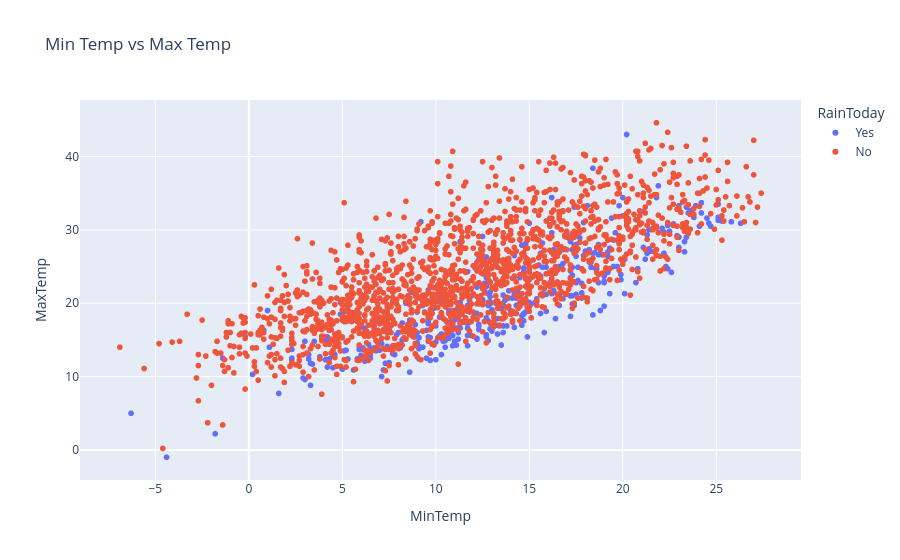

Here is the notebook cell this chart was saved with:
### Code cell
px.scatter(df.sample(2000),x='MinTemp',y='MaxTemp',color='RainToday',title='Min Temp vs Max Temp')

### Figure 1 — Plotly figure (JSON) as saved in the notebook; plotly's stock layout.template omitted (floating-point values rounded to 4 significant figures; data arrays with more than 128 entries replaced by an {"elided": "..."} marker saying what was removed)
{"data": [{"hovertemplate": "RainToday=Yes<br>MinTemp=%{x}<br>MaxTemp=%{y}<extra></extra>", "legendgroup": "Yes", "marker": {"color": "#636efa", "symbol": "circle"}, "mode": "markers", "name": "Yes", "showlegend": true, "type": "scattergl", "x": {"elided": "439 float values"}, "xaxis": "x", "y": {"elided": "439 float values"}, "yaxis": "y"}, {"hovertemplate": "RainToday=No<br>MinTemp=%{x}<br>MaxTemp=%{y}<extra></extra>", "legendgroup": "No", "marker": {"color": "#EF553B", "symbol": "circle"}, "mode": "markers", "name": "No", "showlegend": true, "type": "scattergl", "x": {"elided": "1561 float values"}, "xaxis": "x", "y": {"elided": "1561 float values"}, "yaxis": "y"}], "layout": {"legend": {"title": {"text": "RainToday"}, "tracegroupgap": 0}, "title": {"text": "Min Temp vs Max Temp"}, "xaxis": {"anchor": "y", "domain": [0, 1], "title": {"text": "MinTemp"}}, "yaxis": {"anchor": "x", "domain": [0, 1], "title": {"text": "MaxTemp"}}}}
